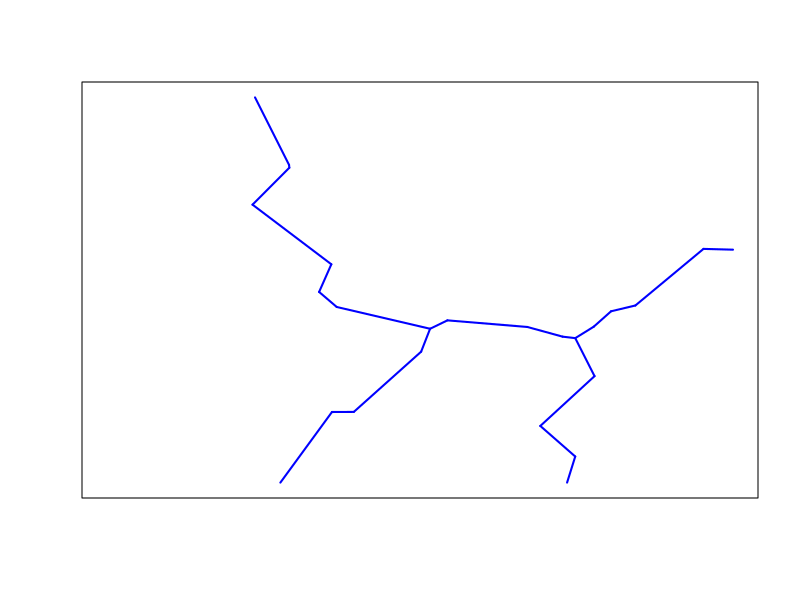

This figure's R source:
library(deldir)


### Name: plot.divchain
### Title: Plot a dividing chain.
### Aliases: plot.divchain
### Keywords: spatial

### ** Examples

   set.seed(42)
   x   <- runif(50)
   y   <- runif(50)
   z   <- factor(kmeans(cbind(x,y),centers=4)$cluster)
   dc  <- divchain(x,y,z,rw=c(0,1,0,1))
   plot(dc,lwd=2,col="blue",bty="o")
